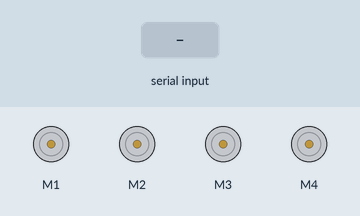
Recording of a sketch running on a simulated Arduino Uno, built with avr-gcc and run on an emulated ATmega328P. On the bench: 4 × DC motor (green arrow = forward, orange = backward, longer = faster). The test bench sets the inputs (shaded band). What the sketch prints to the serial monitor is not drawn.

Above: at 1.2 s.
1.3 s: "2" received over Serial
At 1.78 s:
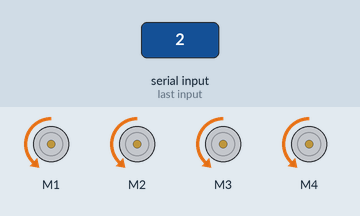
At 3.4 s:
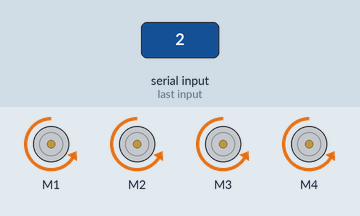
3.8 s: byte 56 ('8') received over Serial
6.8 s: "2" received over Serial
9.8 s: "0" received over Serial
At 10.3 s:
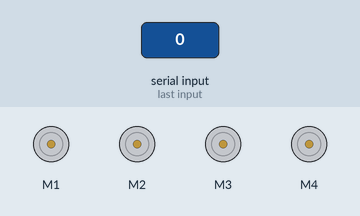
Timing chart, 0 to 12.3 s (numbered marks = the images above; inputs shaded):
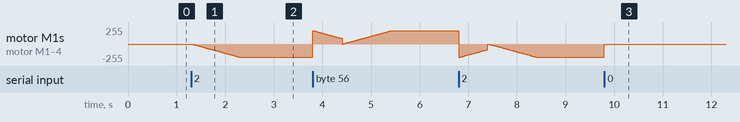

The sketch:

ShadowBot_Motor_Tester.ino
```cpp
/*
 * ShadowBot Motor Test
 * Test tool for the 4WD ShadowBot, a basic vehicle built with Arduino Uno and the ADA Fruit DCMotor Shield.
 * The software controls 4 x 5V geared DC motors from the common 4WD motor chassis robotics kit.
 * (https://www.jaycar.com.au/4-wheel-drive-motor-chassis-robotics-kit/p/KR3162)
 * It uses the Adafruit Motor Shield Library to control the electronic driver board (shield).
 *
 * Allows a user to control the motors via the Serial interface
 * 8 = FORWARD
 * 2 = BACKWARD
 * 5 = STOP (CONTROLLED)
 * 0 = HALT
*/
#include <AFMotor.h>

AF_DCMotor motorFL(1);          // Front Left DC motor on M1
AF_DCMotor motorFR(2);          // Front Left DC motor on M2
AF_DCMotor motorBR(3);          // Front Left DC motor on M3
AF_DCMotor motorBL(4);          // Front Left DC motor on M4

// Set maximum operating speed
const int minSpeed = 80;
const int maxSpeed = 200;

// Function declarations
void speedUp(int arg=maxSpeed);
void slowDown(int arg=minSpeed);


void setup() {
  // Open the Serial port
  Serial.begin(115200);
  // Wait until configured correctly
  while(!Serial);

  // Seet motor speeds
  motorFL.setSpeed(maxSpeed);
  motorFR.setSpeed(maxSpeed);
  motorBR.setSpeed(maxSpeed);
  motorBL.setSpeed(maxSpeed);
  // Halt motors
  motorFL.run(RELEASE);
  motorFR.run(RELEASE);
  motorBR.run(RELEASE);
  motorBL.run(RELEASE);

  // Print instructions
  Serial.println("Hello I'm ShadowBot!");
  Serial.println("Here's how I work");
  Serial.println("Press '8' and I will go forward");
  Serial.println("Press '2' and I will go backward");
  Serial.println("Press '5' and I will slow down and stop");
  Serial.println("Press '0' and I will halt");
}

void loop() {
  // p will store the previous command
  static char p = 'x';
  // c will take its value from Serial.read()
  char c = 'x';

  // Wait for command on serial port
  while(!Serial.available());
  // Read a signle character
  c = Serial.read();

  // Act on specific command as explained in the instructions
  if('8' == c){
    motorFL.run(FORWARD);
    motorFR.run(FORWARD);
    motorBR.run(FORWARD);
    motorBL.run(FORWARD);
    if('8' == p | '2' == p) slowDown();
    speedUp();
  }
  else if('2' == c){
    motorFL.run(BACKWARD);
    motorFR.run(BACKWARD);
    motorBR.run(BACKWARD);
    motorBL.run(BACKWARD);
    if('8' == p | '2' == p) slowDown();
    speedUp();
  }
  else if('5' == c){
    slowDown();
    halt();
  }
  else if('0' == c){
    halt();
  }
  else{
    Serial.println("The command entered is incorrect");
    Serial.print("You entered: ");
    Serial.println(c);
  }

  // Store the command
  p = c;
}

/*
 * Function definitions
*/

// Used to ramp speed up
void speedUp(int arg){
  for (int i = 0; i < arg; i++) {
    motorFL.setSpeed(i);
    motorFR.setSpeed(i);
    motorBR.setSpeed(i);
    motorBL.setSpeed(i);
    delay(5);
  }
}

// Used to ramp speed down
void slowDown(int arg){
  for (int i = maxSpeed; i > arg; i--) {
    motorFL.setSpeed(i);
    motorFR.setSpeed(i);
    motorBL.setSpeed(i);
    motorBR.setSpeed(i);
    delay(5);
  }
}

// Halt the motors (stopping dead)
void halt(){
  motorFL.run(RELEASE);
  motorFR.run(RELEASE);
  motorBR.run(RELEASE);
  motorBL.run(RELEASE);
}
```

Measured:
- after the input at 1.3 s, motor M1–4: moves from stopped to backward 199/255 over 0.98 s, starting at once
- after the input at 9.8 s, motor M1–4: backward 199/255 → stopped at once
